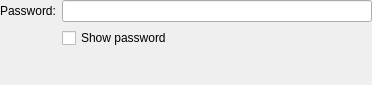
<?xml version="1.0" encoding="UTF-8"?>
<ui version="4.0">
 <class>PptpAuthenticationWidget</class>
 <widget class="QWidget" name="PptpAuthenticationWidget">
  <property name="geometry">
   <rect>
    <x>0</x>
    <y>0</y>
    <width>372</width>
    <height>85</height>
   </rect>
  </property>
  <property name="windowTitle">
   <string>PPTPAuthentication</string>
  </property>
  <layout class="QFormLayout" name="formLayout">
   <property name="sizeConstraint">
    <enum>QLayout::SetMinimumSize</enum>
   </property>
   <property name="margin">
    <number>0</number>
   </property>
   <item row="0" column="0">
    <widget class="QLabel" name="textLabel1">
     <property name="text">
      <string>Password:</string>
     </property>
     <property name="wordWrap">
      <bool>false</bool>
     </property>
     <property name="buddy">
      <cstring>lePassword</cstring>
     </property>
    </widget>
   </item>
   <item row="1" column="1">
    <widget class="QCheckBox" name="chkShowPassword">
     <property name="text">
      <string>Show password</string>
     </property>
    </widget>
   </item>
   <item row="2" column="1">
    <spacer name="verticalSpacer">
     <property name="orientation">
      <enum>Qt::Vertical</enum>
     </property>
     <property name="sizeHint" stdset="0">
      <size>
       <width>20</width>
       <height>0</height>
      </size>
     </property>
    </spacer>
   </item>
   <item row="0" column="1">
    <widget class="KLineEdit" name="lePassword">
     <property name="passwordMode">
      <bool>true</bool>
     </property>
    </widget>
   </item>
  </layout>
 </widget>
 <layoutdefault spacing="6" margin="11"/>
 <customwidgets>
  <customwidget>
   <class>KLineEdit</class>
   <extends>QLineEdit</extends>
   <header>klineedit.h</header>
  </customwidget>
 </customwidgets>
 <tabstops>
  <tabstop>lePassword</tabstop>
  <tabstop>chkShowPassword</tabstop>
 </tabstops>
 <resources/>
 <connections/>
</ui>
